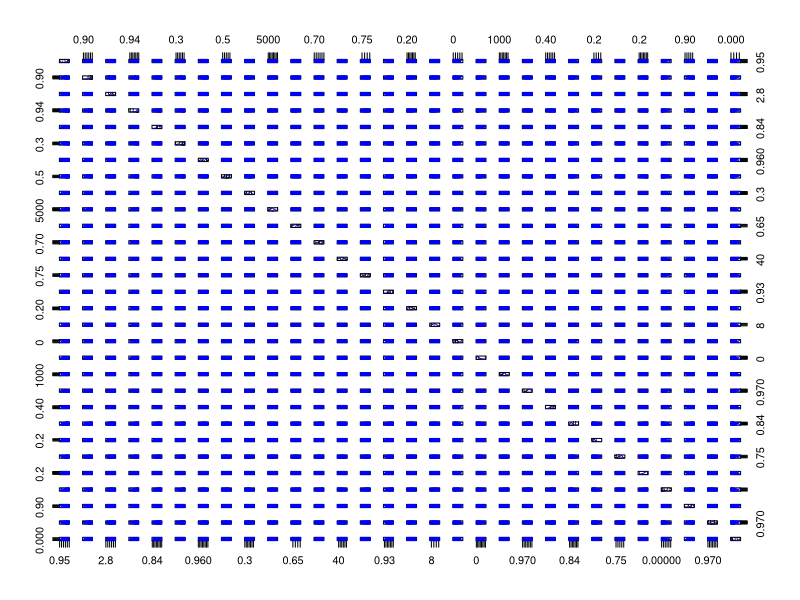

Recreate this plot in R. (Note: a time limit stopped this script after it produced the figure.)
## ---- chunk 1
library(readxl)
Datos<-read_excel("DatosF.xlsx", sheet="datos")
## ---- chunk 2
D1 <- Datos[c(6:35)]
## ---- chunk 3

colSums(is.na(D1))
## ---- chunk 4
library(psych)
describe(D1)

## ---- chunk 5
library(car)
scatterplotMatrix(D1,smooth=FALSE)
## ---- chunk 6
library(GGally)
ggpairs(D1, title="correlogram with ggpairs()")
## ---- chunk 7
library(psych)
corPlot(D1,cex = .6,stars = TRUE, show.legend=FALSE)
## ---- chunk 8
#Estimar la matriz de correlaciones
R<-cor(D1)
#Calcular el determinante de la matriz
det(R)
## ---- chunk 9
library(psych)
cortest.bartlett(R,n=38)
## ---- chunk 10
library(psych)
KMO(R)
## ---- chunk 11
D1<-D1[,-27]  #prop_hospitales

library(psych)
R<-cor(D1)
KMO(R)

## ---- chunk 12
D1<-D1[,-25]     #Sincar_alim

library(psych)
R<-cor(D1)
KMO(R)


## ---- chunk 13
D1<-D1[,-26]     #covid

library(psych)
R<-cor(D1)
KMO(R)


## ---- chunk 14
D1<-D1[,-24]     #cc_ss

library(psych)
R<-cor(D1)
KMO(R)


## ---- chunk 15
D1<-D1[,-3]     #per_cuardo

library(psych)
R<-cor(D1)
KMO(R)


## ---- chunk 16
D1<-D1[,-1]     #con_energia

library(psych)
R<-cor(D1)
KMO(R)


## ---- chunk 17
D1<-D1[,-5]     #pob ocupada

library(psych)
R<-cor(D1)
KMO(R)


## ---- chunk 18
Dz <- data.frame(scale(D1)) #Estandarizar las variables para que estén en la misma escala
## ---- chunk 19
library(psych)

modelo1<-principal(Dz,nfactors = 23, rotate= "none")
modelo1

## ---- chunk 20
library(psych)
R<-cor(D1)      #Matriz de correlación
scree(R)         #Gráfico de sedimentación

## ---- chunk 21
library(psych)
modelo2<-principal(Dz,nfactors = 5, rotate='none')
modelo2

## ---- chunk 22
library(psych)
modelo2<-principal(Dz,nfactors = 2, rotate='none')
modelo2

## ---- chunk 23
library(psych)
modelo2<-principal(Dz,nfactors = 2, rotate="varimax")
modelo2

## ---- chunk 24
print(modelo2$loadings,cut=0.5, sort=TRUE)
#Del modelo 2 saca las cargas y desaparece las que tenga menos de o.5 (Propiedad 1 =0.5)
## ---- chunk 25
print(modelo2$loadings,cut=0.4, sort=TRUE) #(Prioridad 2 = 0.4)

## ---- chunk 26
library(psych)
fa.diagram(modelo2)
## ---- chunk 27
load <- modelo1$loadings[,1:2]      #obtiene las cargas de las variables
plot(load,type="n")                 # Dibujar el área de visualización
text(load,labels=names(Dz),cex=.7)  # Añadir las variables

## ---- chunk 28
library(psych)
modelo2<-principal(Dz,nfactors = 2, rotate="varimax",
                   scores=TRUE,method="regression") #con el método que queramos calcular los puntajes

Dz$PC1<-modelo2$scores[,1]
Dz$PC2<-modelo2$scores[,2] #salen en la base de datos en otra columna
## ---- chunk 29
modelo2$weights #

## ---- chunk 30
library(psych)
alpha(Dz[,c(4,7,8,10,11,12,13,14,15,16,17,19,20,21,22,23)], check.keys=TRUE) #variables a utilizar

## ---- chunk 31
library(psych)
alpha(Dz[,c(1,2,3,5,6,9,18)],check.keys=TRUE)
## ---- chunk 32
#Componente 1

Dz$In_marginacion<-with(Dz,max(In_marginacion)-In_marginacion)
Dz$razon_ingreso<-with(Dz,max(razon_ingreso)-razon_ingreso)
Dz$incidencia_delic<-with(Dz,max(incidencia_delic)-incidencia_delic)
Dz$personal_seg<-with(Dz,max(personal_seg)-personal_seg)


## ---- chunk 33

#Una vez que se cambio la escala se tiene que volver a estimar el modelo y los componentes.

library(psych)
modelo3<-principal(Dz,nfactors = 2, rotate="varimax",
                   scores=TRUE,method="regression") #con el método que queramos calcular los puntajes

Dz$PC1<-modelo3$scores[,1]
Dz$PC2<-modelo3$scores[,2]

modelo3
## ---- chunk 34
Dz$Indice1<-with(Dz,100*(PC1-min(PC1))/(max(PC1)-min(PC1))) #Componente 1
Dz$Indice2<-with(Dz,100*(PC2-min(PC2))/(max(PC2)-min(PC2))) #Componente 2
## ---- chunk 35
modelo3
## ---- chunk 36
#Ponderadores obtenidos del modelo estimado, renglon "Proportion Var".
w1=0.43/(0.43+0.28)
w2=0.28/(0.28+0.43)
#Indice global de Marginación de la base de datos

Dz$Indice<-with(Dz,w1*Indice1+w2*Indice2) #ponderando los dos índices, nuestro final se llama columna Índice
## ---- chunk 37
library(writexl)
write_xlsx(Dz,"DatosCluster.xlsx")
